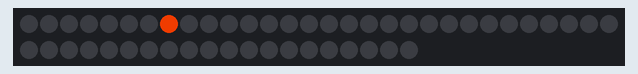
Recording of a sketch running on a simulated Arduino Uno, built with avr-gcc and run on an emulated ATmega328P. Parts: 50 RGB LEDs in strip order, left to right, continuing on the next row. Dim RGB values are drawn brighter than linear; random numbers use the default seed unless the sketch sets one.

Above: at 0.01 s.
At 4.91 s:
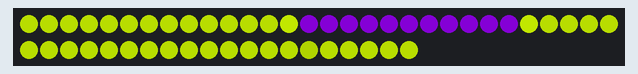
At 9.92 s:
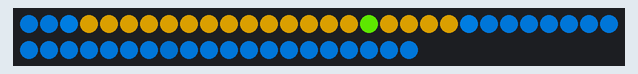
At 19.93 s:
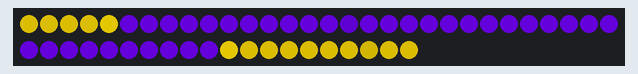
At 29.84 s:
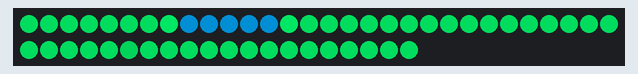
At 39.86 s:
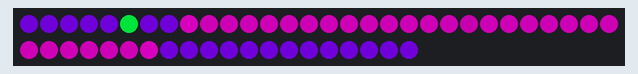

The sketch:

fireworkLED.ino
```cpp
#include <FastLED.h>

#define LED_PIN     7
#define NUM_LEDS    50
#define SPEED       50  // Speed of the explosion effect

CRGB leds[NUM_LEDS];

void setup() {
  FastLED.addLeds<WS2812, LED_PIN, GRB>(leds, NUM_LEDS);
}

void loop() {
  int center = random(NUM_LEDS);  // Random explosion center
  int colorHue = random(255);     // Random color hue

  // Explosion effect
  for (int radius = 0; radius < NUM_LEDS / 2; radius++) {
    leds[(center + radius) % NUM_LEDS] = CHSV(colorHue, 255, 255);  // Bright color outward
    leds[(center - radius + NUM_LEDS) % NUM_LEDS] = CHSV(colorHue, 255, 255);
    FastLED.show();
    delay(SPEED);

    // Fade the previous LED
    leds[(center + radius) % NUM_LEDS].fadeToBlackBy(40);
    leds[(center - radius + NUM_LEDS) % NUM_LEDS].fadeToBlackBy(40);
  }
}
```
